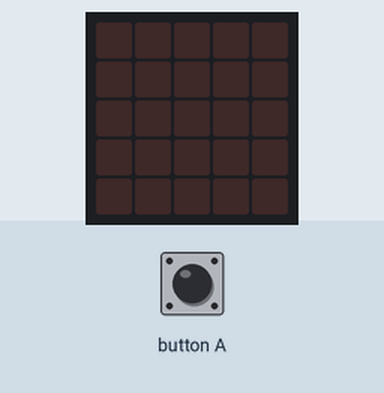
Simulated run of this program. Board: BBC micro:bit (MakeCode). Shown: the board's 5×5 LED display. The inputs (shaded band) are chosen by the test bench.

Above: at 1.2 s.
1.3 s: button A pressed for 0.15 s
At 2.5 s:
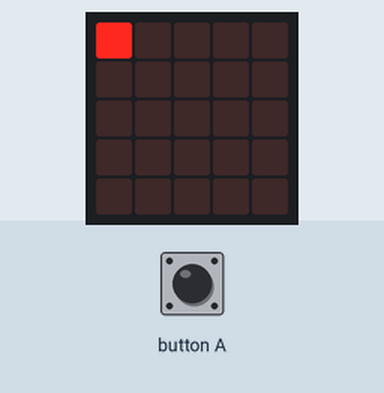
2.9 s: button A pressed for 1 s
At 3.8 s:
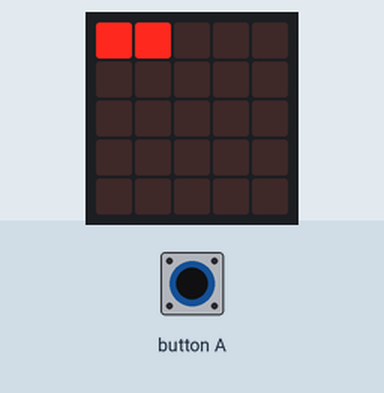
Timing chart, 0 to 5.9 s (numbered marks = the images above; inputs shaded):
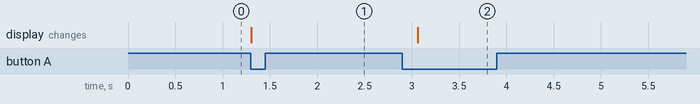

The program:

main.ts
```typescript
let code = 0
basic.forever(function () {
    if (input.buttonIsPressed(Button.A)) {
        led.plot(0, 0)
        code = 1
        basic.pause(150)
        if (input.buttonIsPressed(Button.A)) {
            led.plot(1, 0)
            code = 2
            basic.pause(150)
        }
    }
})
```

test.ts
```typescript
// les tests vont ici ; cela ne sera pas compilé si ce paquet est utilisé en tant qu'extension.
```

Measured:
- after the input at 1.3 s, the display: changes at once (image 1)
- after the input at 2.9 s, the display: changes after 0.16 s (image 2)
